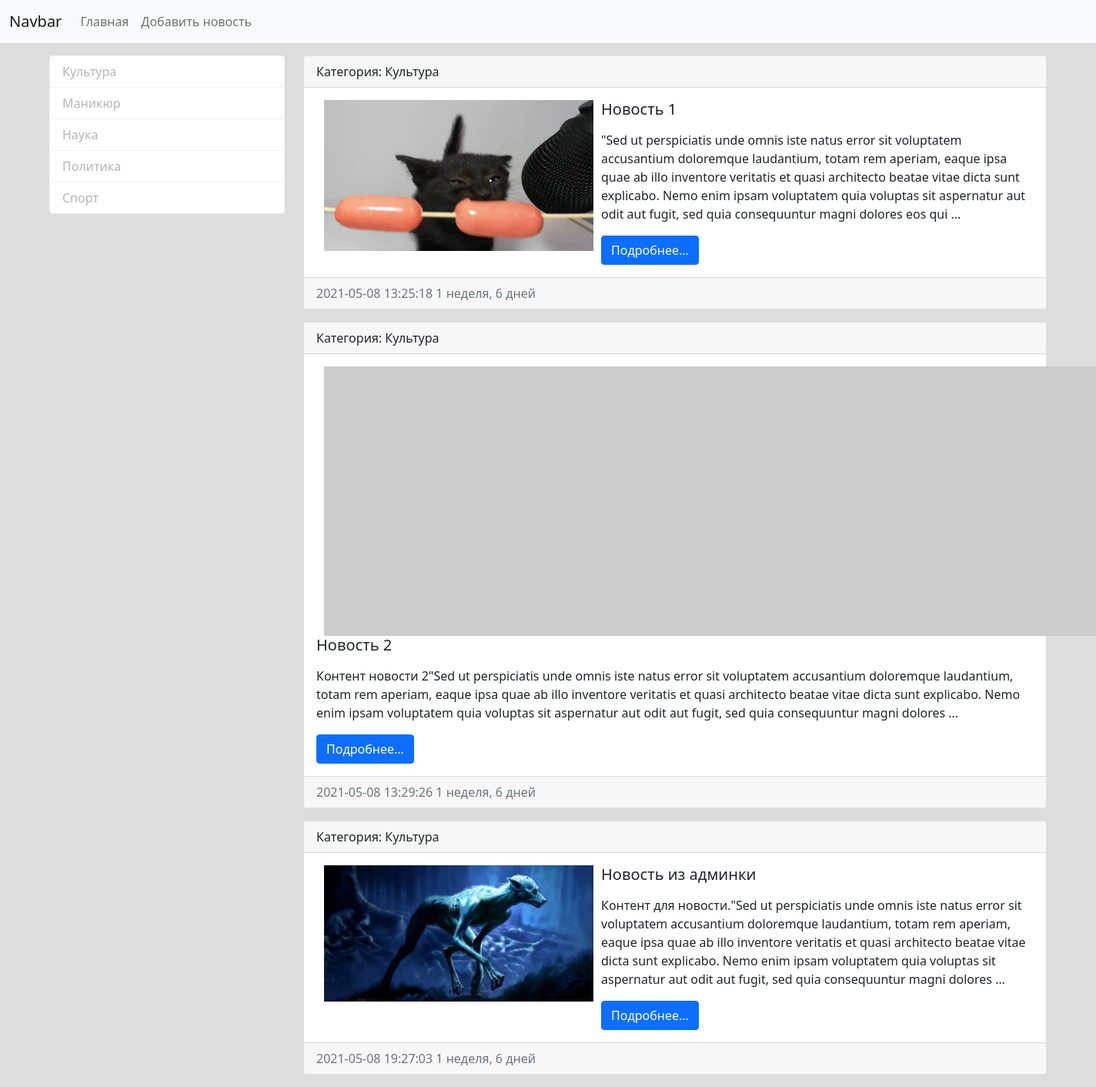
The page /news/category/2/ on the database its author committed.
### news/models.py (models this page shows, shortened)
class Category(models.Model):
    category_name = models.CharField(max_length=150, db_index=True, verbose_name='Наименование категории')
    def get_absolute_url(self):
        return reverse('news:category', kwargs={'category_pk': self.pk})
    def __str__(self):
        return self.category_name
    class Meta:
        verbose_name = 'Категория'
        verbose_name_plural = 'Категории'
        ordering = ['category_name']

class News(models.Model):
    title = models.CharField(max_length=150, verbose_name='Заголовок')
    content = models.TextField(blank=True, verbose_name='Контент')
    created_at = models.DateTimeField(auto_now_add=True, verbose_name='Дата публикации')
    updated_at = models.DateTimeField(auto_now=True, verbose_name='Обновлено')
    photo = models.ImageField(upload_to='photo/%Y/%m/%d', blank=True)
    is_published = models.BooleanField(default=True, verbose_name='Опубликовано')
    category = models.ForeignKey('Category', on_delete=models.PROTECT, verbose_name='Категория')
    def get_absolute_url(self):
        return reverse('news:view_news', kwargs={'news_pk': self.pk})
    class Meta:
        verbose_name = 'Новость'
        verbose_name_plural = 'Новости'
        ordering = ['created_at']

### news/views.py (the view)
# urls.py: path('category/<int:category_pk>/', views.get_category, name='category'),
def get_category(request, category_pk):
    news = News.objects.filter(category_id=category_pk)
    category = Category.objects.get(pk=category_pk)
    context = {'news': news, 'category': category} # удалена 'categories'
    return render(request, 'news/category.html', context)

### news/templatetags/news_tags.py (called while the page is built)
@register.inclusion_tag('news/list_categories.html')
def show_categories(arg1='Hello', arg2='world.'):
    categories = Category.objects.all()
    return {'categories': categories, 'arg1': arg1, 'arg2':arg2 }

### news/templates/news/category.html (shortened to what this page needs)
{% extends 'base.html' %}
{% block sidebar %}
{% include 'inc/_sidebar.html' %}
{% endblock %}
{% block content %}
{% for item in news %}
<div class="card mb-3">
    <div class="card-header">
        Категория: {{ item.category }}
    </div>
    <div class="card-body">
        <div class="media">
            {% if item.photo %}
            <img src="{{ item.photo.url }}" alt="" width="350" align="left" hspace="10" class="mr-3">
            {% else %}
            <img src="https://picsum.photos/id/1060/350/235/?blur=2" align="left" hspace="10" alt=""
                 class="mr-3">
            {% endif %}
            <div class="media-body">
                <h5 class="card-title">{{ item.title }}</h5>
                <p class="card-text">{{ item.content|safe|linebreaks|truncatewords:50 }}</p>
                <a href="{{ item.get_absolute_url }}" class="btn btn-primary">Подробнее...</a>
            </div>
        </div>
    </div>
    <div class="card-footer text-muted">
        {{ item.created_at|date:"Y-m-d H:i:s" }}
        {{ item.created_at|timesince }}
    </div>
</div>
{% endfor %}
{% endblock %}

### news/templates/news/list_categories.html
<div class="list-group">
    {% for item in categories %}
    <a href="{{ item.get_absolute_url }}" class="list-group-item list-group-item-action active"
       aria-current="true">{{ item.category_name }} </a>
    {% endfor %}
</div>

### mynews/static/css/style.css (style rules this page uses)
body { background-color: #dddddd; }
.list-group-item.active { z-index: 2; color: #b5b5b5; background-color: #ffffff; border-color: #f3f3f3; }

### rows shown on the page
Category: category_name "Культура"
Category: category_name "Маникюр"
Category: category_name "Наука"
Category: category_name "Политика"
Category: category_name "Спорт"
News: category "Культура", photo (picture), title "Новость 1", content "\"Sed ut perspiciatis unde omnis iste natus error sit voluptatem accusantium doloremque laudantium, totam rem aperiam, eaque ipsa quae ab illo inventore veritatis et quasi architecto beatae vitae dicta sunt explicabo. Nemo enim ipsam voluptatem quia voluptas sit aspernatur aut odit aut fugit, sed quia consequuntur magni dolores eos qui …", created_at "2021-05-08 13:25:18", created_at "1 неделя, 6 дней"
News: category "Культура", title "Новость 2", content "Контент новости 2\"Sed ut perspiciatis unde omnis iste natus error sit voluptatem accusantium doloremque laudantium, totam rem aperiam, eaque ipsa quae ab illo inventore veritatis et quasi architecto beatae vitae dicta sunt explicabo. Nemo enim ipsam voluptatem quia voluptas sit aspernatur aut odit aut fugit, sed quia consequuntur magni dolores …", created_at "2021-05-08 13:29:26", created_at "1 неделя, 6 дней"
News: category "Культура", photo (picture), title "Новость из админки", content "Контент для новости.\"Sed ut perspiciatis unde omnis iste natus error sit voluptatem accusantium doloremque laudantium, totam rem aperiam, eaque ipsa quae ab illo inventore veritatis et quasi architecto beatae vitae dicta sunt explicabo. Nemo enim ipsam voluptatem quia voluptas sit aspernatur aut odit aut fugit, sed quia consequuntur magni dolores …", created_at "2021-05-08 19:27:03", created_at "1 неделя, 6 дней"
